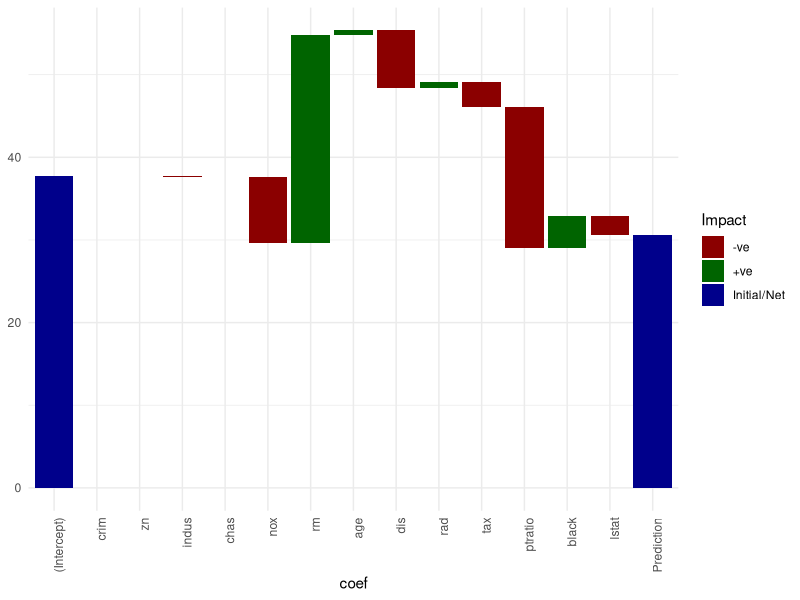
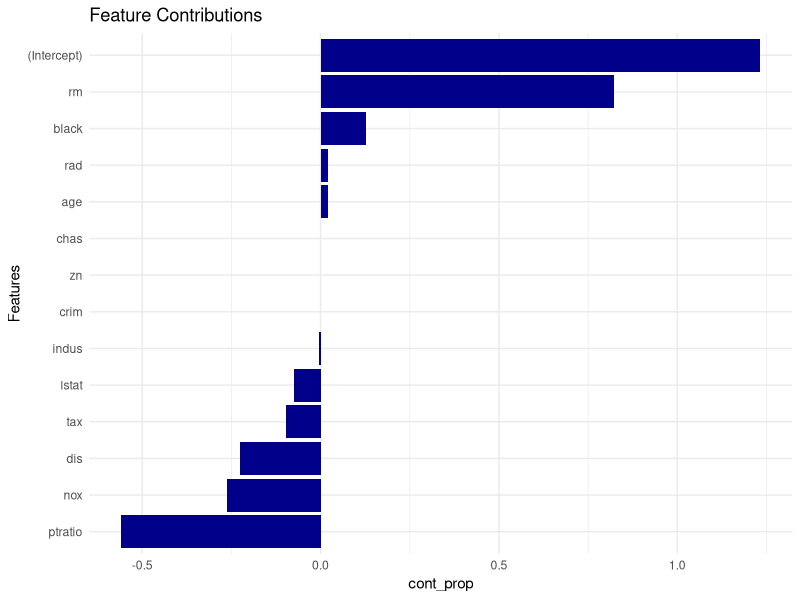
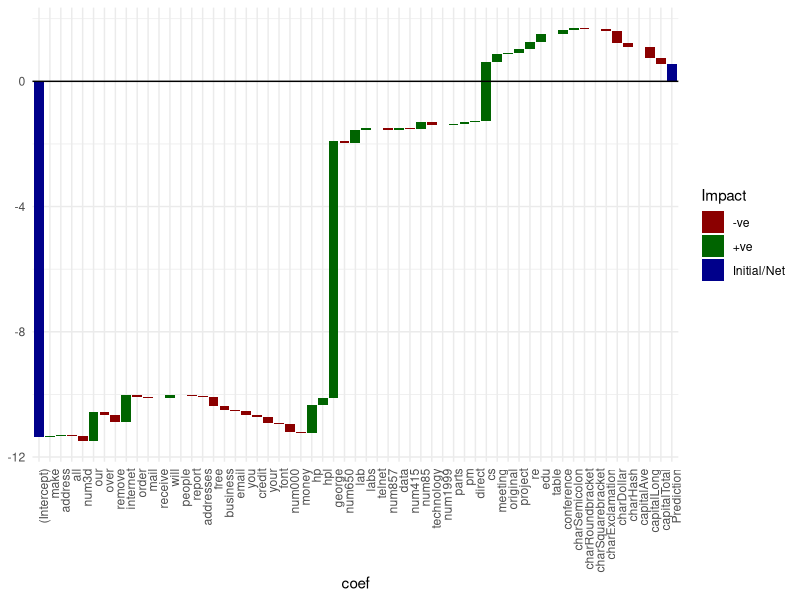

Generate these figures, in order, with R:
## ---- chunk 1
knitr::opts_chunk$set(collapse = TRUE)
## ---- chunk 2
library(MASS)
library(caret)
library(magrittr)
library(ggplot2)

data(Boston)
set.seed(123)

# mean centering
b2 <- preProcess(Boston, method = "center") %>% predict(., Boston)

idx <- createDataPartition(b2$medv, p = 0.8, list = FALSE)
train <- Boston[idx,]
test <- Boston[-idx,]

mod0 <- lm(data = train, medv ~.)

sm <- summary(mod0)
betas <- sm$coefficients[,1]

testcase <- test[1,]
pred <- predict(mod0, testcase)

# dot product between feature vector and beta
featvec <- testcase[-which(testcase %>% names == "medv")] %>% as.matrix
betas2 <- betas[-1]

nm <- names(betas)
#betas2 %*% t(featvec)

# feature contributions
featcont <- betas2*featvec
featcont <- c(betas[1], featcont, pred)
names(featcont) <- c(nm, "Prediction")
## ---- chunk 3
# waterfall chart on feature contribution
plotdata <- data.frame(coef = names(featcont), featcont = featcont, row.names = NULL)
plotdata$coef <- factor(plotdata$coef, levels = plotdata$coef)
plotdata$id <- seq_along(plotdata$coef)
plotdata$Impact <- ifelse(plotdata$featcont > 0, "+ve", "-ve")
plotdata[plotdata$coef %in% c("(Intercept)", "Prediction"), "Impact"] <- "Initial/Net"
plotdata$end <- cumsum(plotdata$featcont)
plotdata$end <- c(head(plotdata$end, -1), 0)
plotdata$start <- c(0, head(plotdata$end, -1))
plotdata <- plotdata[, c(3, 1, 4, 6, 5, 2)]

gg <- ggplot(plotdata, aes(fill = Impact)) +
 geom_rect(aes(coef,
               xmin = id - 0.45,
               xmax = id + 0.45,
               ymin = end,
               ymax = start)) +
 theme_minimal() +
 #scale_fill_manual(values=c("#999999", "#E69F00", "#56B4E9"))
 scale_fill_manual(values=c("darkred", "darkgreen", "darkblue")) +
 theme(axis.text.x=element_text(angle=90, hjust=1))
#coord_flip()

if(sign(plotdata$end[1]) != sign(plotdata$start[nrow(plotdata)]))
 gg <- gg + geom_hline(yintercept = 0)
gg

cont_prop <- featcont/pred

plot_data <- data.frame(coef = names(cont_prop),
                        cont_prop = cont_prop,
                        row.names = NULL)
plot_data <- plot_data[-nrow(plot_data),]

plot_data <- plot_data[order(plot_data$cont_prop, decreasing = FALSE),]

plot_data$coef <- factor(plot_data$coef, levels = plot_data$coef)

p<-ggplot(data=plot_data, aes(x=coef, y = cont_prop)) +
    geom_bar(stat="identity", fill = "darkblue") +
    coord_flip() +
    theme_minimal() +
    xlab("Features") +
    ggtitle("Feature Contributions")
p
## ---- chunk 4
library(kernlab)
library(caret)
library(magrittr)
library(ggplot2)

data(spam)
set.seed(123)

# mean centering
s2 <- preProcess(spam, method = "center") %>% predict(., spam)

idx <- createDataPartition(s2$type, p = 0.8, list = FALSE)
train <- s2[idx,]
test <- s2[-idx,]

mod0 <- glm(data = train, type ~., family =  binomial(link = logit))

sm <- summary(mod0)
betas <- sm$coefficients[,1]

testcase <- test[1,]
pred <- predict(mod0, testcase)

# dot product between feature vector and beta
featvec <- testcase[-which(testcase %>% names == "type")] %>% as.matrix
betas2 <- betas[-1]

nm <- names(betas)
#betas2 %*% t(featvec)

# feature contributions
featcont <- betas2*featvec
featcont <- c(betas[1], featcont, pred)
names(featcont) <- c(nm, "Prediction")
## ---- chunk 5
# waterfall chart on feature contribution
plotdata <- data.frame(coef = names(featcont), featcont = featcont, row.names = NULL)
plotdata$coef <- factor(plotdata$coef, levels = plotdata$coef)
plotdata$id <- seq_along(plotdata$coef)
plotdata$Impact <- ifelse(plotdata$featcont > 0, "+ve", "-ve")
plotdata[plotdata$coef %in% c("(Intercept)", "Prediction"), "Impact"] <- "Initial/Net"
plotdata$end <- cumsum(plotdata$featcont)
plotdata$end <- c(head(plotdata$end, -1), 0)
plotdata$start <- c(0, head(plotdata$end, -1))
plotdata <- plotdata[, c(3, 1, 4, 6, 5, 2)]

gg <- ggplot(plotdata, aes(coef, fill = Impact)) +
 geom_rect(aes(x = coef,
               xmin = id - 0.45,
               xmax = id + 0.45,
               ymin = end,
               ymax = start)) +
 theme_minimal() +
 #scale_fill_manual(values=c("#999999", "#E69F00", "#56B4E9"))
 scale_fill_manual(values=c("darkred", "darkgreen", "darkblue")) +
 theme(axis.text.x=element_text(angle=90, hjust=1))
 #coord_flip()
 
if(sign(plotdata$end[1]) != sign(plotdata$start[nrow(plotdata)]))
 gg <- gg + geom_hline(yintercept = 0)
gg
